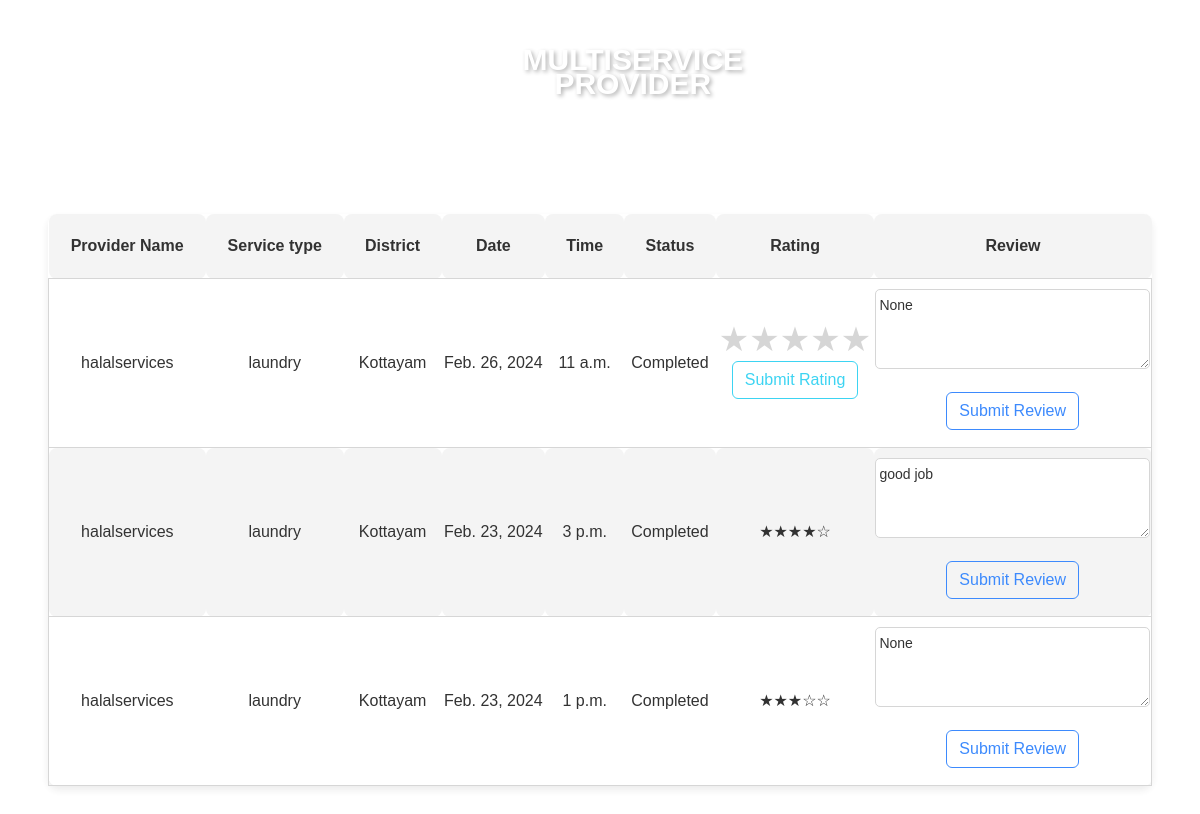
Before: /client_bookings/2/ (signed in) with the older database file.
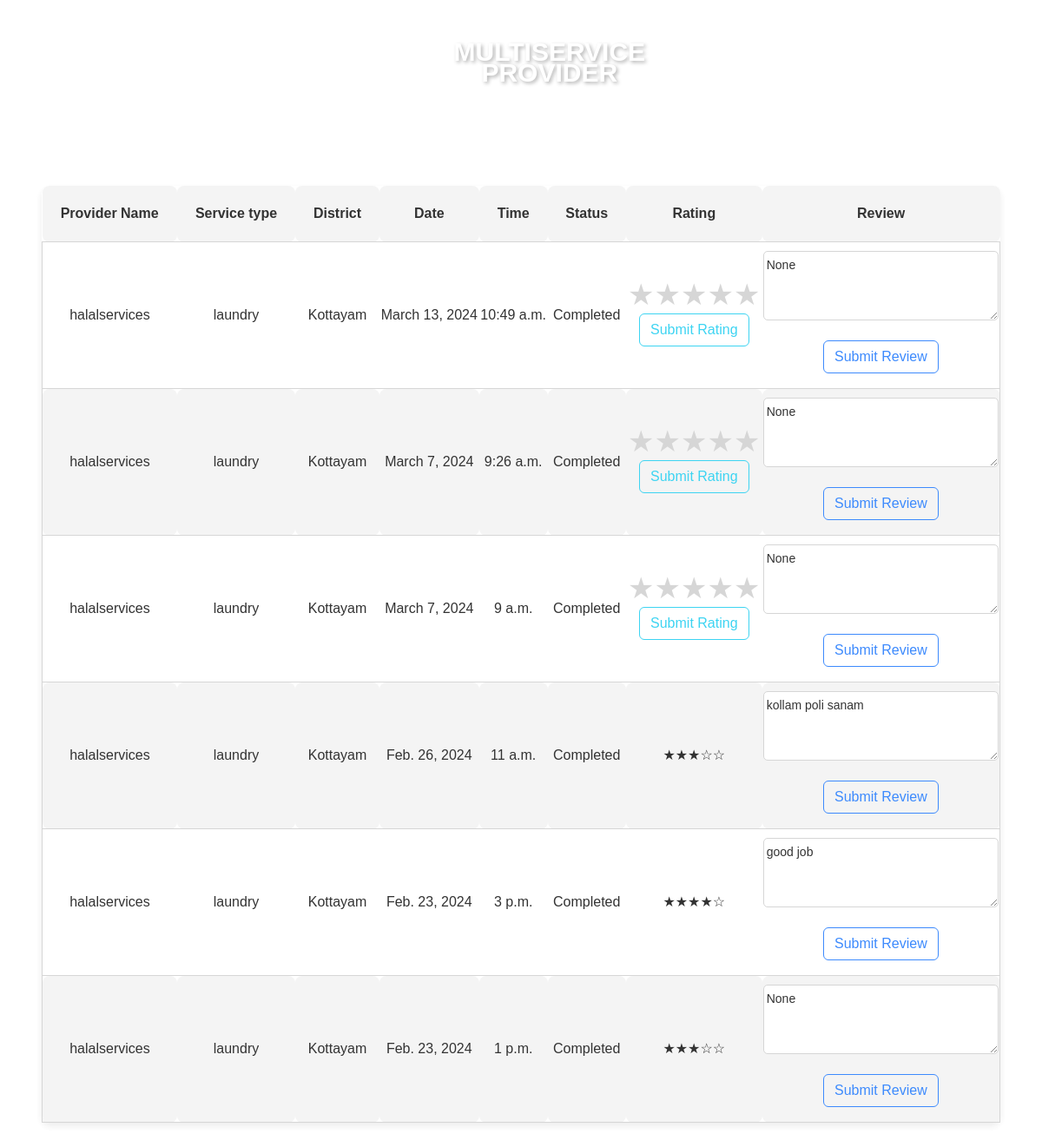
After: the same page with the newer database file.
### app1/models.py (models this page shows)
class Branch(models.Model):
    branchid = models.AutoField(primary_key=True)
    providerid = models.ForeignKey(ServiceProvider, on_delete=models.CASCADE)
    providername = models.CharField(max_length=100)
    service_type = models.ForeignKey(ServiceTypes, on_delete=models.CASCADE)
    district = models.CharField(max_length=100)
    pincode = models.IntegerField()
    status = models.CharField(max_length=10, default='inactive')

class ServiceTypes(models.Model):
    service_id = models.AutoField(primary_key=True)
    service_type = models.CharField(max_length=100, unique=True)
    description = models.TextField(blank=True, null=True)
    number_of_providers = models.IntegerField(default=0)

class Service(models.Model):
    ASSIGNED = 'assigned'
    UNDERPROGRESS = 'underprogress'
    COMPLETED = 'completed'
    CANCELED = 'canceled'
    REPORTGIVEN = 'reportgiven'
    REPORTVERIFIED = 'reportverified'
    REQUESTED = 'requested'
    IN_PROGRESS = 'in_progress'
    COMPLETED = 'completed'
    CANCELED = 'canceled'
    STATUS_CHOICES = [
        (ASSIGNED, 'Assigned'),
        (UNDERPROGRESS, 'Underprogress'),
        (COMPLETED, 'Completed'),
        (CANCELED, 'Canceled'),
        (REPORTGIVEN, 'Report Given'),
        (REPORTVERIFIED, 'Report Verified'),
    ]
    PAYMENT_STATUS_CHOICES = [
        (REQUESTED, 'Requested'),
        (IN_PROGRESS, 'In Progress'),
        (COMPLETED, 'Completed'),
    ]
    serviceid = models.AutoField(primary_key=True)  # New field as primary key and autoincrement
    bookingid = models.ForeignKey('ClientBooking', on_delete=models.CASCADE)  # Foreign key to ClientBooking model
    clientid = models.ForeignKey('Client', on_delete=models.CASCADE)
    district = models.TextField(max_length=100)
    branchid = models.ForeignKey('Branch', on_delete=models.CASCADE)
    workerid = models.ManyToManyField('Worker')
    date = models.DateField()
    time = models.TimeField()
    status = models.CharField(max_length=15, choices=STATUS_CHOICES, default=ASSIGNED)
    rating = models.IntegerField(blank=True, null=True)  # Field to store the rating
    review = models.TextField(blank=True, null=True)
    paymentstatus = models.CharField(max_length=15, choices=PAYMENT_STATUS_CHOICES, default=REQUESTED)

### app1/views.py (the view)
# urls.py: path('client_bookings/<int:client_id>/', views.client_bookings, name='client_bookings'),
@login_required
def client_bookings(request, client_id):
    client_bookings = Service.objects.filter(clientid_id=client_id)
    client_name = Client.objects.get(user_id=client_id).first_name
    provider_info = []
    for booking in client_bookings:
        branch_id = booking.branchid_id
        branch = Branch.objects.get(pk=branch_id)
        provider_name = branch.providername
        service_type = branch.service_type.service_type
    context = {
        'client_bookings': client_bookings,
        'client_name': client_name,
        'provider_name': provider_name,
        'service_type': service_type,
        'worker_report': worker_report,
    }
    return render(request, 'client_bookings.html', context)

### app1/templates/client_bookings.html (shortened to what the changed rows need)
{% load static %}
<!doctype html>
<html class="no-js" lang="en">
<head>
        <link rel="stylesheet" href="{% static 'userassets/css/bootstrap.min.css' %}">
        <link rel="stylesheet" href="{% static 'userassets/css/font-awesome.min.css' %}">
        <link rel="stylesheet" href="{% static 'userassets/css/ie7.css' %}">
        <link rel="stylesheet" href="{% static 'userassets/css/plugins.css' %}">
        <link rel="stylesheet" href="{% static 'userassets/css/style.css' %}">
    </head>
    <link rel="stylesheet" href="https://cdnjs.cloudflare.com/ajax/libs/font-awesome/6.0.0/css/all.min.css" />
    <body>
                            <br> <br> <br> <br> <br> <br>
                            <div class="booking-box mx-5">
                                <h1 class="text-white fw-bolder">My Bookings</h1>
                                <table class="bookings-table">
                                    <thead>
                                        <tr>
                                            <th>Provider Name</th>
                                            <th>Service type</th>
                                            <th>District</th>
                                            <th>Date</th>
                                            <th>Time</th>
                                            <th>Status</th>
                                            <th>Rating</th>
                                            <th>Review</th>
                                        </tr>
                                    </thead>
                                    <tbody>
                                      {% for booking in client_bookings reversed %}
                                      {% if booking.paymentstatus == 'completed' %}
                                      <tr class="booking-item">
                                          <td>{{ provider_name }}</td>
                                          <td>{{ service_type }}</td>
                                          <td>{{ booking.district }}</td>
                                          <td>{{ booking.date }}</td>
                                          <td>{{ booking.time }}</td>
                                          <td>{{ booking.status }}</td>
                                          <td>
                                            {% if booking.rating %}
                                                {% if booking.rating == 1 %}
                                                    &#9733;&#9734;&#9734;&#9734;&#9734;
                                                {% elif booking.rating == 2 %}
                                                    &#9733;&#9733;&#9734;&#9734;&#9734;
                                                {% elif booking.rating == 3 %}
                                                    &#9733;&#9733;&#9733;&#9734;&#9734;
                                                {% elif booking.rating == 4 %}
                                                    &#9733;&#9733;&#9733;&#9733;&#9734;
                                                {% else %}
                                                    &#9733;&#9733;&#9733;&#9733;&#9733;
                                                {% endif %}
                                            {% else %}
                                                <form method="post" action="{% url 'update_rating' %}">
                                                  <div class="rating">
                                                      <label for="star5_{{ booking.serviceid }}">&#9733;</label>
                                                      <label for="star4_{{ booking.serviceid }}">&#9733;</label>
                                                      <label for="star3_{{ booking.serviceid }}">&#9733;</label>
                                                      <label for="star2_{{ booking.serviceid }}">&#9733;</label>
                                                      <label for="star1_{{ booking.serviceid }}">&#9733;</label>
                                                  </div>
                                                  <center>
                                                      <button class="submit-button btn btn-outline-info" type="submit">Submit Rating</button>
                                                  </center>
                                              </form>
                                            {% endif %}
                                        </td>
                                        <td>
                                          <form method="post" action="{% url 'update_review' %}">
                                            <textarea name="review" rows="3" cols="30" placeholder="Write a review">{{ booking.review }}</textarea>
                                            <center><button class="submit-button btn btn-outline-primary my-3" type="submit">Submit Review</button></center>
                                        </form>
                                        </td>
                                      </tr>
                                       {% endif %}
                                  {% empty %}
                                      <tr>
                                          <td colspan="7" class="no-bookings">No bookings available</td>
                                      </tr>
                                  {% endfor %}
                                    </tbody>
                                </table>
                            </div>
    </body>
</html>

Changed rows visible on the page:
added Service: {{ provider_name }} "halalservices", {{ service_type }} "laundry", district "Kottayam", date "March 13, 2024", time "10:49 a.m.", status "Completed", review "None"
added Service: {{ provider_name }} "halalservices", {{ service_type }} "laundry", district "Kottayam", date "March 7, 2024", time "9:26 a.m.", status "Completed", review "None"
added Service: {{ provider_name }} "halalservices", {{ service_type }} "laundry", district "Kottayam", date "March 7, 2024", time "9 a.m.", status "Completed", review "None"
changed Service: review "None" → "kollam poli sanam"; rating "★ ★ ★ ★ ★ Submit Rating" → "★★★☆☆"
